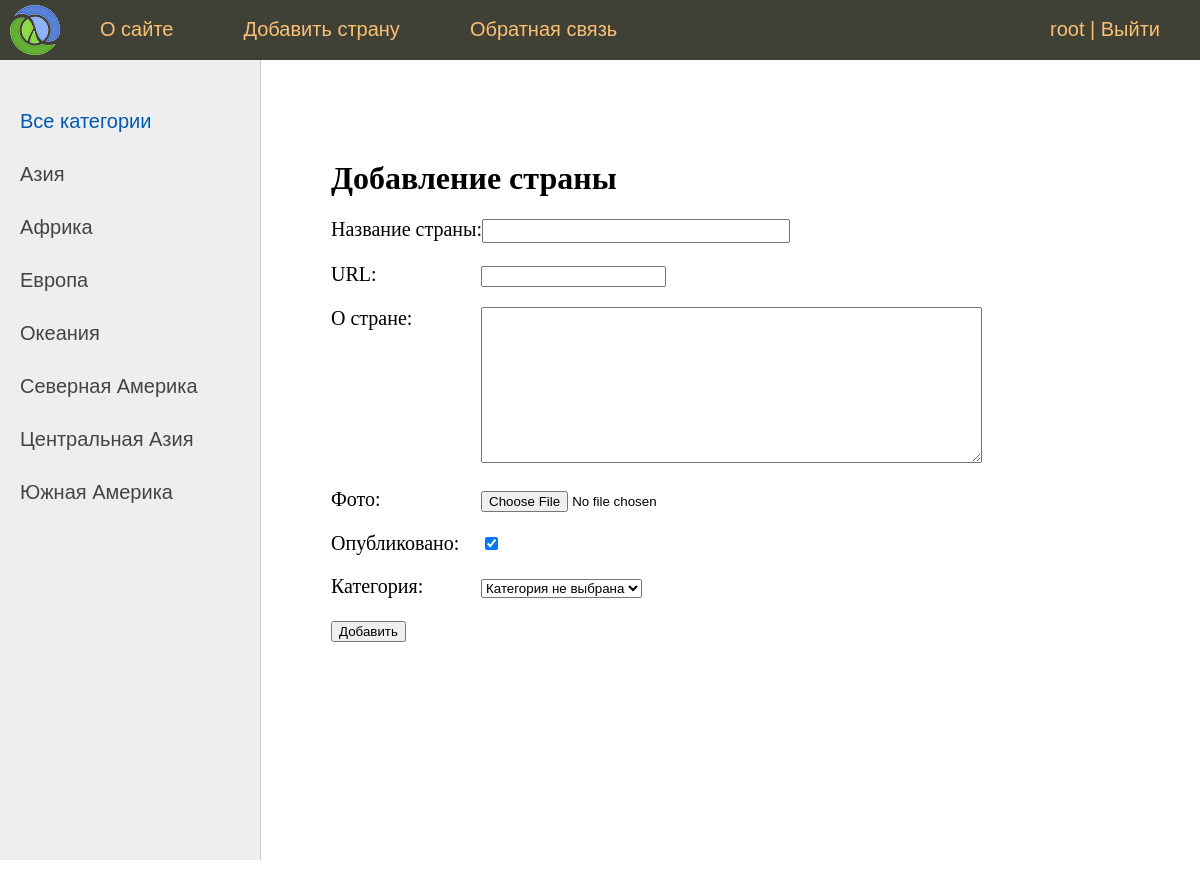
Screenshot of /addpage/ (signed in) with the database file from the repository.
### nur/models.py (models this page shows)
class Category(models.Model):
    name = models.CharField(max_length=100, db_index=True, verbose_name="Категория")
    slug = models.SlugField(max_length=255, unique=True, db_index=True, verbose_name="URL")
    def __str__(self):
        return self.name
    def get_absolute_url(self):
        return reverse('category', kwargs={'cat_slug': self.slug})
    class Meta:
        verbose_name = 'Категория'
        verbose_name_plural = 'Категории'
        ordering = ['id']

### nur/views.py (the view)
# urls.py: path('addpage/', AddPage.as_view(), name='add_page'),
class AddPage(LoginRequiredMixin, DataMixin, CreateView):
    form_class = AddPostForm
    template_name = 'nur/addpage.html'
    success_url = reverse_lazy('home')
    login_url = reverse_lazy('home')
    raise_exception = True
    def get_context_data(self, *, object_list=None, **kwargs):
        context = super().get_context_data(**kwargs)
        c_def = self.get_user_context(title="Добавление страны")
        return dict(list(context.items()) + list(c_def.items()))

### nur/forms.py (shortened to what this page needs)
class AddPostForm(forms.ModelForm):
    def __init__(self, *args, **kwargs):
        super().__init__(*args, **kwargs)
        self.fields['cat'].empty_label = "Категория не выбрана"
    class Meta:
       model = Nur
       fields = ['title', 'slug', 'content', 'photo', 'is_published', 'cat']
       widgets = {
           'title': forms.TextInput(attrs={'class': 'form-input'}),
           'content': forms.Textarea(attrs={'cols': 60, 'rows': 10}),
       }

### nur/utils.py (called while the page is built)
    def get_user_context(self, **kwargs):
        context = kwargs
        cats = cache.get('cats')
        if not cats:
            cats = Category.objects.annotate(Count('nur'))
            cache.set('cats', cats, 60)
        user_menu = menu.copy()
        if not self.request.user.is_authenticated:
            user_menu.pop(1)
        context['menu'] = user_menu
        context['cats'] = cats
        if 'cat_selected' not in context:
            context['cat_selected'] = 0
        return context

### nur/templates/nur/addpage.html (shortened to what this page needs)
{% extends 'nur/base.html' %}
{% block content %}
<h1>{{title}}</h1>
<form action="{% url 'add_page' %}" method="post" enctype="multipart/form-data">
{% for f in form %}
<p><label class="form-label" for="{{ f.id_for_label }}">{{f.label}}: </label>{{ f }}</p>
{% endfor %}
    <button type="submit">Добавить</button>
</form>
{% endblock %}

### nur/templates/nur/base.html (shortened to what this page needs)
{% load static %}
{% load nur_tags %}
<!DOCTYPE html>
<html>
<head>
    <link type="text/css" href="{% static 'nur/css/styles.css' %}" rel="stylesheet" />
</head>
<body>
<table class="table-page" border=0 cellpadding="0" cellspacing="0">
    <tr><td valign=top>
{% block mainmenu %}
        <div class="header">
			<ul id="mainmenu" class="mainmenu">
			<li class="logo"><a href="{% url 'home' %}"><div class="logo"></div></a></li>
{% for m in menu %}
			<li><a href="{% url m.url_name %}">{{m.title}}</a></li>
{% endfor %}
			{% if request.user.is_authenticated %}
			<li class="last"> {{user.username}} | <a href="{% url 'logout' %}">Выйти</a> </li>
			{% else %}
			<li class="last"><a href="{% url 'register' %}">Регистрация</a> | <a href="{% url 'login' %}">Войти</a></li>
			{% endif %}
			</ul>
		</div>
{% endblock mainmenu %}
<table class="table-content" border=0 cellpadding="0" cellspacing="0">
<tr>
	<td valign="top" class="left-chapters">
	<ul id="leftchapters">
{% if cat_selected == 0 %}
		<li class="selected">Все категории</li>
{% else %}
		<li><a href="{% url 'home' %}">Все категории</a></li>
{% endif %}
{% for c in cats %}
{% if c.nur__count > 0 %}
		{% if c.pk == cat_selected %}
			<li class="selected">{{c.name}}</li>
		{% else %}
			<li><a href="{{ c.get_absolute_url }}">{{c.name}}</a></li>
		{% endif %}
{% endif %}
{% endfor %}
	</ul>
</td>
<td valign="top" class="content">
	<div class="content-text">
{% block content %}
{% endblock %}
	</div>
</td></tr></table>
</td></tr>
</table>
</body>
</html>

### nur/static/nur/css/styles.css (style rules this page uses)
html, body { font-family: 'Arial'; margin: 0; padding: 0; height: 100%; width: 100%; color: #444; }
a { color: #0059b2; text-decoration: none; }
.table-page { width: 100%; height: 100%; vertical-align: top; }
.table-page tr { height: 100%; }
.header { background: #3F4137; height: 60px; }
.logo { background: url('../images/logo.png') no-repeat 10px 5px; width: 70px; height: 60px; }
ul.mainmenu { list-style: none; margin: 0; padding: 0; height: 60px; color: #fdc073; font-size: 20px; overflow: hidden; }
ul.mainmenu li { float: left; margin: 18px 40px 0 30px; }
ul.mainmenu li.logo { margin: 0; }
ul.mainmenu li.last { float: right; }
ul.mainmenu li a { color: #fdc073; text-decoration: none; }
.table-content { width: 100%; min-height: 100%; height: 100%; }
.left-chapters { margin: 0; background: #eee; border-right: 1px solid #ccc; min-height: 100%; }
.left-chapters ul { width: 230px; min-height: 100%; margin: 0; padding: 20px 10px 10px 20px; list-style: none; font-size: 20px; }
.left-chapters ul li { margin: 30px 0 0 0; color: #999; }
.left-chapters ul li.selected { color: #0059b2; }
.left-chapters ul li a { color: #444; text-decoration: none; }
.content { padding: 40px 20px 20px 40px; width: 100%; box-sizing: border-box; }
.content-text { margin: 60px 0 0 30px; color: #000; font-size: 20px; font-family: Yandex Sans Display Light; }
.content-text h1 { font-size: 32px; }
.form-input { width: 300px; font-size: 16px; }
.form-label { display: inline-block; min-width: 150px; vertical-align: top; }

### rows the page displays
Category: name "Азия"
Category: name "Африка"
Category: name "Европа"
Category: name "Океания"
Category: name "Северная Америка"
Category: name "Центральная Азия"
Category: name "Южная Америка"

### other values shown
{{ m.title }} "О сайте" "Добавить страну" "Обратная связь"
{{ user.username }} "root"
{{ title }} "Добавление страны"
{{ f.label }} "Название страны" "URL" "О стране" "Фото" "Опубликовано" "Категория"
